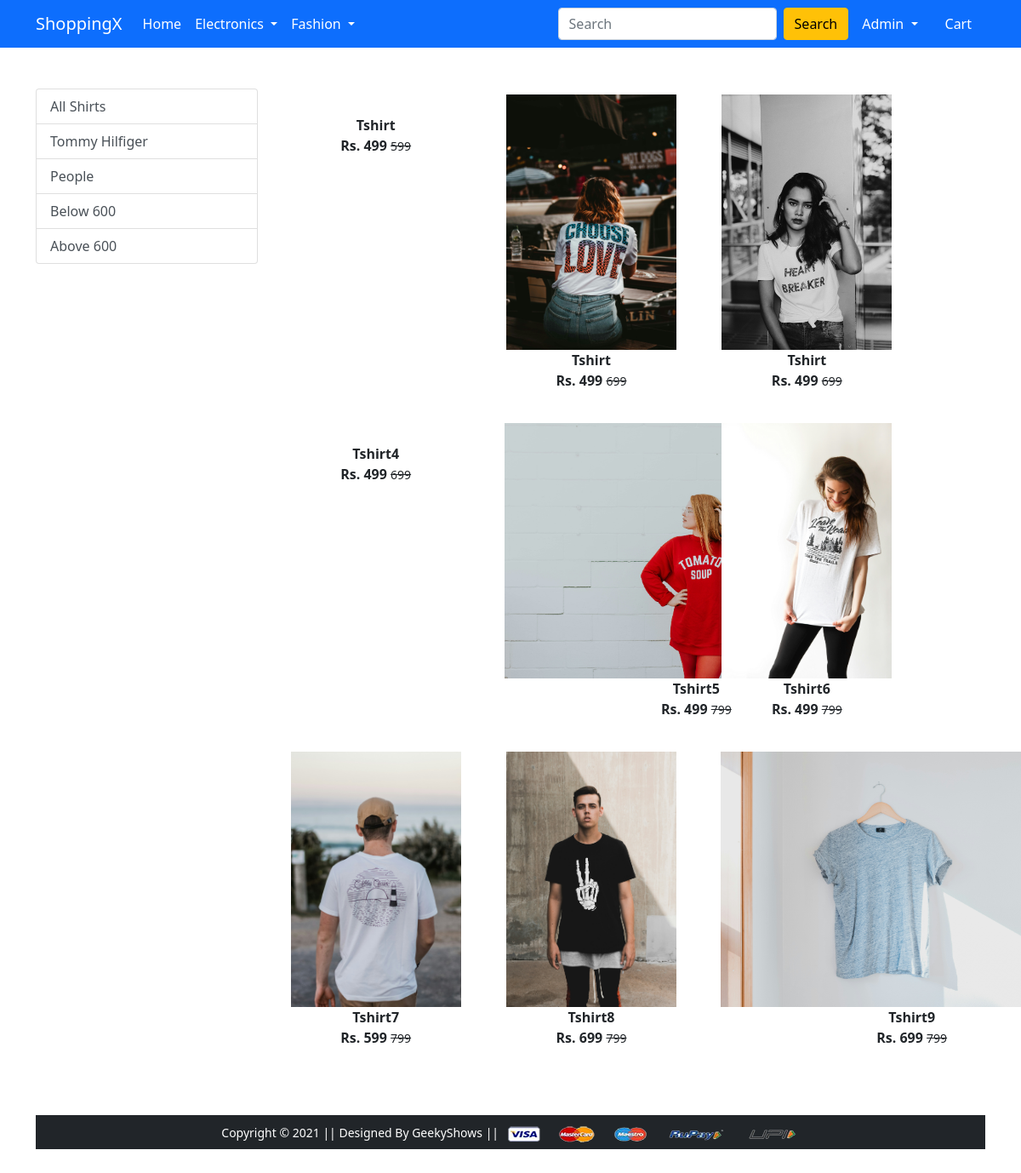
The page /topwear/ (signed in) on the database as committed earlier.
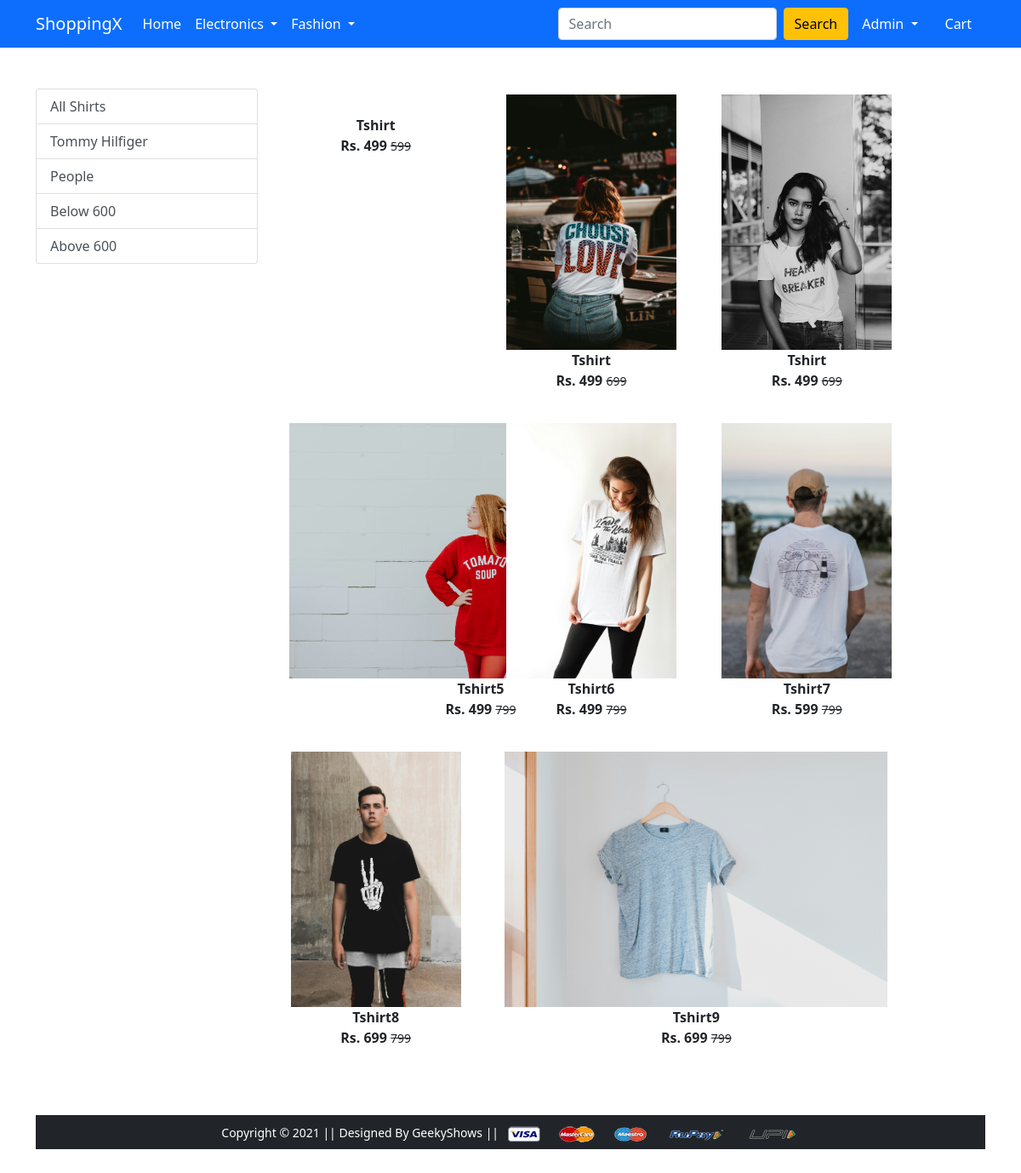
The same page on the database as committed later.
### app/models.py (models this page shows, shortened)
class product(models.Model):
    Title = models.CharField( max_length=50)
    Selling_price = models.IntegerField()
    Discounted_price = models.IntegerField()
    Description = models.TextField(max_length=50)
    Brand = models.CharField(max_length=50)
    Category = models.CharField(choices = Category_Choices, max_length=2)
    Product_image = models.ImageField( upload_to= 'Productimg')

### app/views.py (the view)
# urls.py: path('topwear/', views.topwear, name='topwear'),
@login_required
def topwear(request,data = None):
 if data == None:
  topwear = product.objects.filter(Category = 'TW')
 elif  data == 'People' or data == 'Tommy Hilfiger':
  topwear = product.objects.filter(Category = 'TW').filter(Brand = data)
 elif data == 'below':
  topwear = product.objects.filter(Category = 'TW').filter(Discounted_price__lt = 600)
 elif data == 'above':
  topwear = product.objects.filter(Category = 'TW').filter(Discounted_price__gt = 600)
 return render(request,'app/topwear.html', {'topwear':topwear})

### app/templates/app/topwear.html (shortened to what this page needs)
{% extends 'app/base.html' %}
{% load static %}
{% block main-content %}
<div class="container my-5">
    <div class="row">
     <div class="col-sm-3">
      <div class="list-group">
        <a href="{% url 'topwear' %}" class="list-group-item list-group-item-action" aria-current="true">All Shirts</a>
        <a href="{% url 'topweardata' 'Tommy Hilfiger'  %}" class="list-group-item list-group-item-action" aria-current="true">Tommy Hilfiger</a>
        <a href="{% url 'topweardata' 'People'  %}" class="list-group-item list-group-item-action">People</a>
        <a href="{% url 'topweardata' 'below'  %}" class="list-group-item list-group-item-action">Below 600</a>
        <a href="{% url 'topweardata' 'above'  %}" class="list-group-item list-group-item-action">Above 600</a>
      </div>
     </div>
  <div class="col-sm-8">
    <div class="row">
     {% for product in topwear %}
      <div class="col-sm-4 text-center mb-4">
       <a href="{% url 'product-detail' product.id %}" class="btn">
        <div class="item">
         <img src="{{product.Product_image.url}}" alt="" height="300" class="">
         <div class="fw-bold">{{product.Title}}</div>
         <div class="fw-bold">Rs. {{product.Discounted_price}} <small class="fw-light text-decoration-line-through">{{product.Selling_price}}</small></div>
        </div>
       </a>
      </div>
     {% endfor %}
    </div>
  </div>
</div>
{% endblock main-content %}

Rows that differ between the two databases and show on the page:
removed product: Title "Tshirt4", Discounted_price "499", Selling_price "699"
